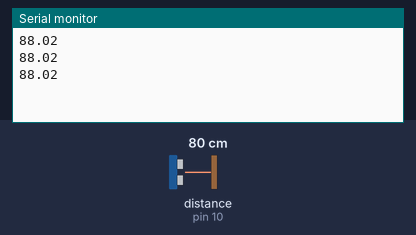
The sketch below on a simulated Arduino Uno, built with avr-gcc and run on an emulated ATmega328P. Parts: the last lines printed to the serial monitor. Wiring (inferred from the names in the program): ultrasonic range finder: trigger pin 9; echo pin 10. Inputs (shaded band) come from the test bench; at power-on: distance to the obstacle (sensor on pin 10) 80 cm. The echo pulse lasts 58.3 µs per cm.

Above: at 3.2 s.
3.3 s: distance to the obstacle (sensor on pin 10) set to 2 cm
At 3.9 s:
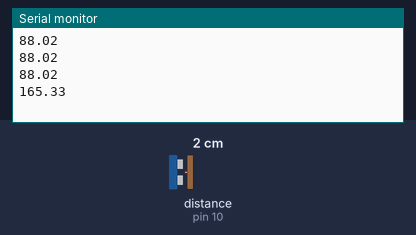
4.8 s: distance to the obstacle (sensor on pin 10) set to 4 cm
At 5.4 s:
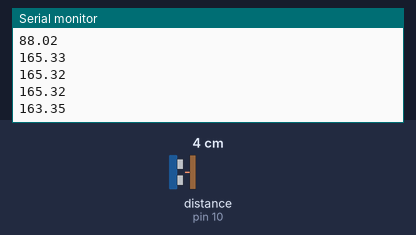
Timing chart, 0 to 7.8 s (numbered marks = the images above; inputs shaded):
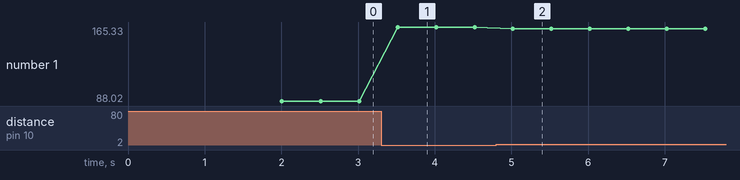

The sketch:

arduino_height_sensor.ino
```cpp
// Pin assignments
const int trigPin = 9;
const int echoPin = 10;

// Variables to store sensor data
long duration;
float distance;  // distance in cm
const float baseHeight = 167.0;  // Base height in cm (sensor's distance from the ground)

void setup() {
  // Set pins
  pinMode(trigPin, OUTPUT);
  pinMode(echoPin, INPUT);

  // Start serial communication
  Serial.begin(9600);

  delay(2000);  // Give time for serial to initialize
}

void loop() {
  // Clear the trigPin
  digitalWrite(trigPin, LOW);
  delayMicroseconds(2);

  // Trigger the sensor by setting the trigPin HIGH for 10 microseconds
  digitalWrite(trigPin, HIGH);
  delayMicroseconds(10);
  digitalWrite(trigPin, LOW);

  // Read the echoPin and calculate the duration
  duration = pulseIn(echoPin, HIGH);

  // Calculate the distance (speed of sound = 34300 cm/s)
  distance = duration * 0.034 / 2;  // distance in cm

  // Calculate the height as the difference from base height
  float height = baseHeight - distance;

  // If no object is detected (distance >= baseHeight), set height to 0
  if (distance >= baseHeight || distance <= 0) {
    height = 0;
  }

  // Print only the numerical height value in cm
  Serial.println(height, 2);  // Print with 2 decimal places

  // Wait before the next measurement
  delay(500);
}
```

Measured:
- after the input at 3.3 s, the serial monitor: prints a new line after 0.22 s (image 1)
- after the input at 4.8 s, the serial monitor: prints a new line after 0.22 s (image 2)
- plotted number 1: 88.02 → 165.32 after the input at 3.3 s, 165.32 → 163.35 after the input at 4.8 s
